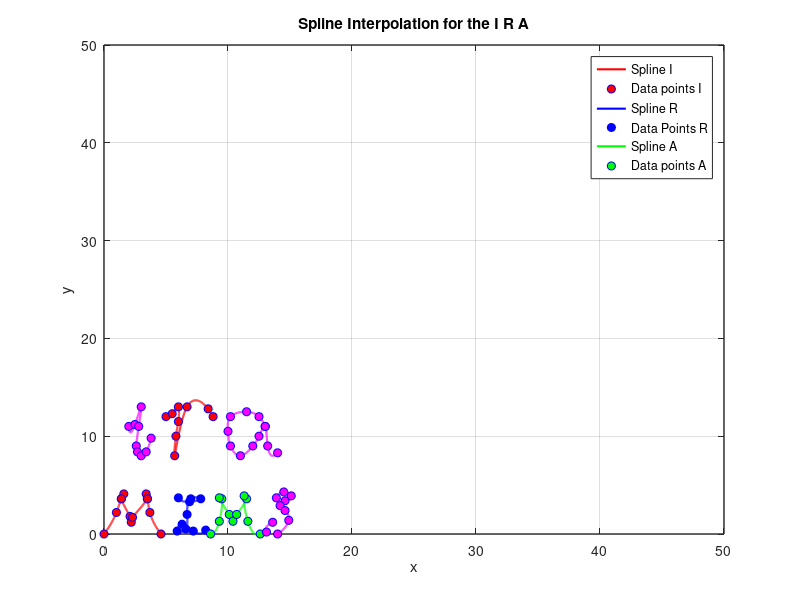

MATLAB code for this plot:

%% MIMS
% data coordinates for letter 'M'
x_m_1 = [0 1.0 1.4 1.6 1.4 2.1 2.2 2.3 3.5 3.4 3.5 3.7 4.6];
y_m_1 = [0 2.2 3.6 4.1 3.6 1.8 1.2 1.7 3.6 4.1 3.6 2.2 0.0];

% % data coordinates for letter 'I'
x_i_3 = [6.0 6.9 7.8 7.0 6.7 6.6 5.9 6.3 7.2 8.2];
y_i_3 = [3.7 3.3 3.6 3.6 2.0 0.5 0.3 1.0 0.3 0.4];

% data coordinates for letter 'M'
x_m_2 = [8.6 9.3 9.5 9.3 10.1 10.4 10.7 11.5 11.3 11.6 12.6];
y_m_2 = [0.0 1.3 3.6 3.7 2.0 1.3 2.0 3.6 3.9 1.3 0];

% data coordinates for letter 'S'
x_s = [14.6 15.1 14.5 13.9 14.2 14.6 14.9 14.0 13.1 13.6];
y_s = [3.4 3.9 4.3 3.7 2.9 2.4 1.4 0.0 0.2 1.2];

n_m_1 = length(x_m_1);
n_i_3 = length(x_i_3);
n_m_2 = length(x_m_2);
n_s = length(x_s);

t_m_1 = 0:n_m_1-1; % Parametric coordinate t for 'M'
t_i_3 = 0:n_i_3-1; % Parametric coordinate t for 'I'
t_m_2 = 0:n_m_2-1; % Parametric coordinate t for 'M'
t_s = 0:n_s-1; % Parametric coordinate t for 'S'

tt_m_1 = 0:0.01:n_m_1-1; % More dense coordinate tt for spline interpolation of 'M'
tt_i_3 = 0:0.01:n_i_3-1; % More dense coordinate tt for spline interpolation of 'I'
tt_m_2 = 0:0.01:n_m_2-1; % More dense coordinate tt for spline interpolation of 'M'
tt_s = 0:0.01:n_s-1; % More dense coordinate tt for spline interpolation of 'S'

% Compute spline interpolation for 'M'
xx_m_1 = spline(t_m_1, x_m_1, tt_m_1);
yy_m_1 = spline(t_m_1, y_m_1, tt_m_1);

% Compute spline interpolation for 'I'
xx_i_3 = spline(t_i_3, x_i_3, tt_i_3);
yy_i_3 = spline(t_i_3, y_i_3, tt_i_3);

% Compute spline interpolation for 'M'
xx_m_2 = spline(t_m_2, x_m_2, tt_m_2);
yy_m_2 = spline(t_m_2, y_m_2, tt_m_2);

% Compute spline interpolation for 'S'
xx_s = spline(t_s, x_s, tt_s);
yy_s = spline(t_s, y_s, tt_s);

% Plot settings
figure(1)
plot(xx_m_1, yy_m_1, 'red', 'LineWidth', 1.5) % plot spline for 'M'
hold on
plot(x_m_1, y_m_1, 'bo', 'MarkerFaceColor', 'red') % plot data points for 'M' 

plot(xx_i_3, yy_i_3, 'b', 'LineWidth', 1.5) % plot spline for 'i'
plot(x_i_3, y_i_3, 'bo', 'MarkerFaceColor', 'blue') % plot data points for 'i'

plot(xx_m_2, yy_m_2, 'green', 'LineWidth', 1.5) % plot spline for 'M'
plot(x_m_2, y_m_2, 'bo', 'MarkerFaceColor', 'green') % plot data points for 'M'

plot(xx_s, yy_s, 'magenta', 'LineWidth', 1.5) % plot spline for 'S'
plot(x_s, y_s, 'bo', 'MarkerFaceColor', 'magenta') % plot data points for 'S'
axis([0 50 0 50]);
grid on;
title('Spline Interpolation for the M I M S');
xlabel('x');
ylabel('y');
set(gca, 'FontSize', 10, 'LineWidth', 1)
grid on 
legend('Spline M', 'Data points M','Spline i', 'Data Points i','Spline M', 'Data points M', 'Spline S', 'Data Points S');


%% IRA
% data coordinates for letter 'I'
x_i_4 = [2 2.5 3.0 2.8 2.6 2.7 3.0 3.4 3.8];
y_i_4 = [11 11.2 13.0 11 9 8.4 8 8.4 9.8];

% % data coordinates for letter 'R'
x_r = [5 5.5 6 6 5.8 5.7 6.7 8.4 8.8];
y_r = [12 12.3 13 11.5 10 8 13 12.8 12];


% data coordinates for letter 'A'
x_a_3 = [13 12.5 11.5 10.2 10 10.2 11 12 12.5 13 13.2 14];
y_a_3 = [11 12 12.5 12 10.5 9 8 9 10 11 9 8.3];


n_i_4 = length(x_i_4);
n_r = length(x_r);
n_a_3 = length(x_a_3);

t_i_4 = 0:n_i_4-1;
t_r = 0:n_r-1;
t_a_3 = 0:n_a_3-1; 

tt_i_4 = 0:0.01:n_i_4-1; 
tt_r = 0:0.01:n_r-1; 
tt_a_3 = 0:0.01:n_a_3-1;

% Compute spline interpolation for 'I'
xx_i_4 = spline(t_i_4, x_i_4, tt_i_4);
yy_i_4 = spline(t_i_4, y_i_4, tt_i_4);

% Compute spline interpolation for 'R'
xx_r = spline(t_r, x_r, tt_r);
yy_r = spline(t_r, y_r, tt_r);

% Compute spline interpolation for 'A'
xx_a_3 = spline(t_a_3, x_a_3, tt_a_3);
yy_a_3 = spline(t_a_3, y_a_3, tt_a_3);


% Plot settings
figure(1)
plot(xx_i_4, yy_i_4, 'magenta', 'LineWidth', 1.5) 
hold on
plot(x_i_4, y_i_4, 'bo', 'MarkerFaceColor', 'magenta') 

plot(xx_r, yy_r, 'red', 'LineWidth', 1.5) 
plot(x_r, y_r, 'bo', 'MarkerFaceColor', 'red') 

plot(xx_a_3, yy_a_3, 'magenta', 'LineWidth', 1.5) 
plot(x_a_3, y_a_3, 'bo', 'MarkerFaceColor', 'magenta') 

axis([0 50 0 50]);
grid on;
title('Spline Interpolation for the I R A');
xlabel('x');
ylabel('y');
set(gca, 'FontSize', 10, 'LineWidth', 1)
grid on 
legend('Spline I', 'Data points I','Spline R', 'Data Points R','Spline A', 'Data points A');
